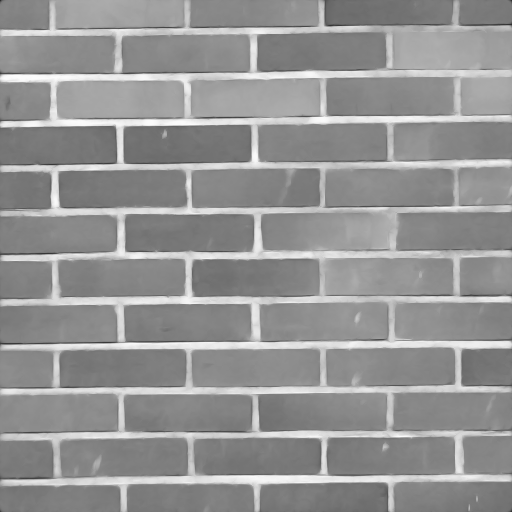
#> input picture schoolgraphs/UofT_Y1/MAT185_assignments/MAT185_Assignment_2_additional/image1.png, 512 x 512 px
$ jupyter execute Assignment2_SVD.ipynb
#> lines starting #> are read from the running program, lines starting #| are printed output that depends on the picture
[cell 1]
# notebook created Jan 2025
# by Philipp Seiler, University of Toronto Institute for Aerospace Studies
#
import numpy as np
import matplotlib.pyplot as plt
from PIL import Image

# Number of singular values to use when creating compressed image (try modifying it)
# base number was 30
k = 80

# Load and preprocess the image
A1 = Image.open('image1.png').convert('L')
#> A1 is the input picture: PIL image 512x512 L; min 46, max 252, mean 148.1
A1_array=np.array(A1)
print(len(A1_array))
#| 512
print(A1_array)
#> (printed output is left out)
A1_double = A1_array.astype(np.float64)

A2 = Image.open('image2.png').convert('L')
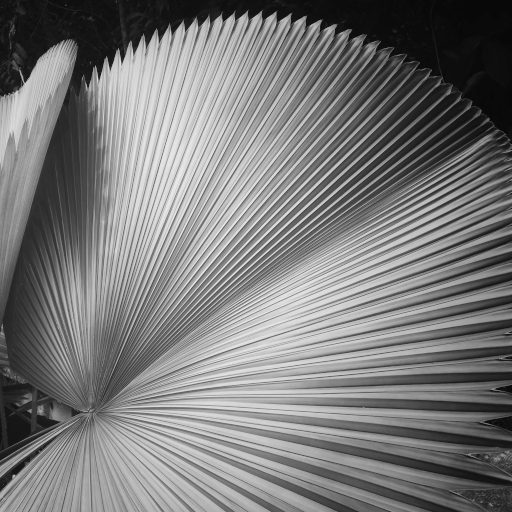
#> input picture schoolgraphs/UofT_Y1/MAT185_assignments/MAT185_Assignment_2_additional/image2.png, 512 x 512 px
#> A2 is the input picture: PIL image 512x512 L; min 7, max 236, mean 122
A2_array=np.array(A2)
A2_double = A2_array.astype(np.float64)

A3 = Image.open('image3.png').convert('L')
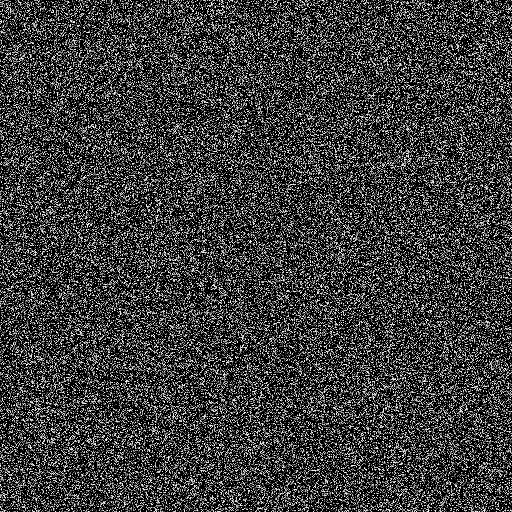
#> input picture schoolgraphs/UofT_Y1/MAT185_assignments/MAT185_Assignment_2_additional/image3.png, 512 x 512 px
#> A3 is the input picture: PIL image 512x512 L; min 0, max 255, mean 61.6
A3_array=np.array(A3)
A3_double = A3_array.astype(np.float64)

# Perform Singular Value Decomposition
U1, S1, Vt1 = np.linalg.svd(A1_double, full_matrices=False)
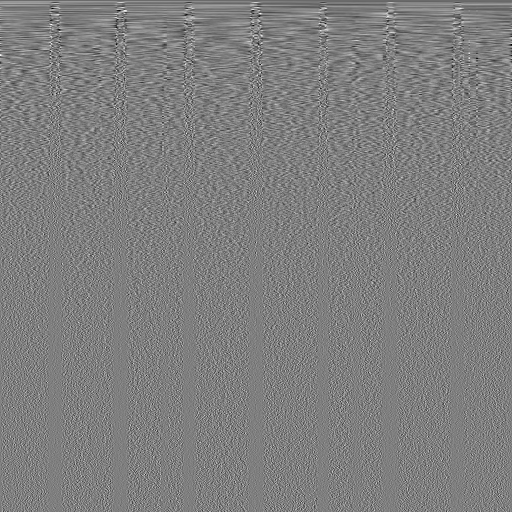
#> Vt1: shape (512, 512) float64; min -0.275, max 0.276, mean -8.9e-05; drawn with min black and max white
#> S1 = 512 values, max 76969.8 at index 0, min 0.00588 at index 511, mean 272.4
U2, S2, Vt2 = np.linalg.svd(A2_double, full_matrices=False)
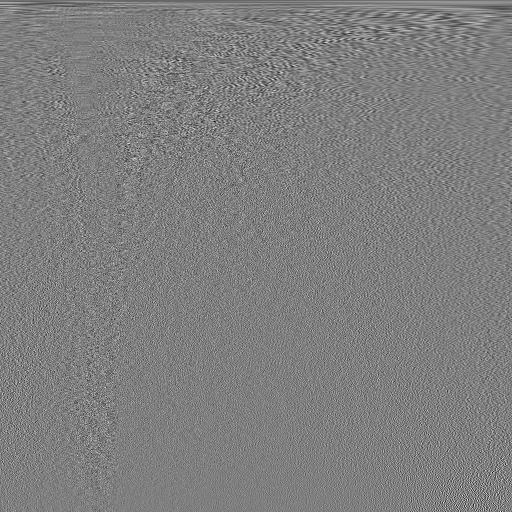
#> Vt2: shape (512, 512) float64; min -0.3, max 0.301, mean -8.69e-05; drawn with min black and max white
#> S2 = 512 values, max 66431 at index 0, min 0.0369 at index 511, mean 623.8
U3, S3, Vt3 = np.linalg.svd(A3_double, full_matrices=False)
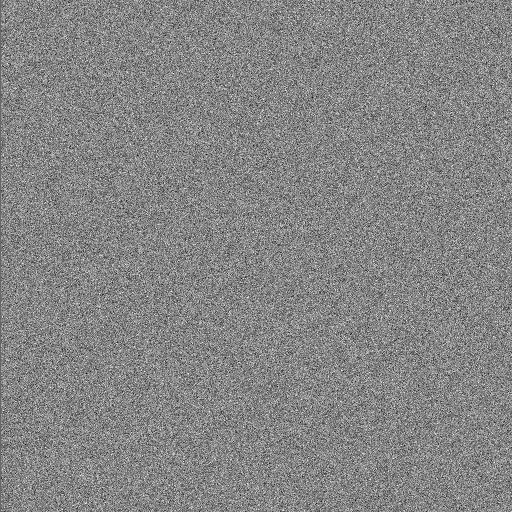
#> U3: shape (512, 512) float64; min -0.196, max 0.179, mean -7.63e-05; drawn with min black and max white
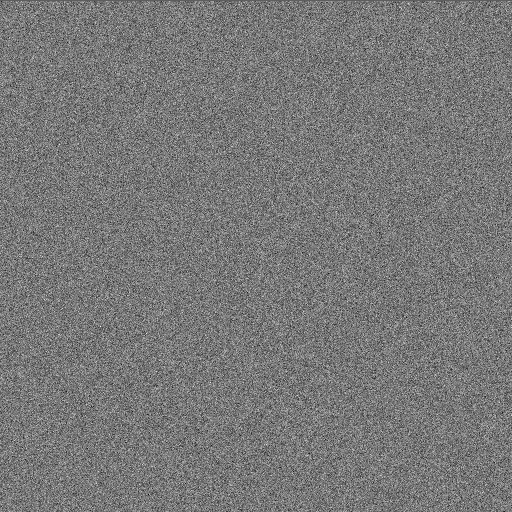
#> Vt3: shape (512, 512) float64; min -0.202, max 0.225, mean -9.07e-05; drawn with min black and max white
#> S3 = 512 values, max 31633 at index 0, min 5.9 at index 511, mean 1593

# Reconstruct the image using the top k singular values
A1_compressed = np.dot(U1[:, :k], np.dot(np.diag(S1[:k]), Vt1[:k, :]))
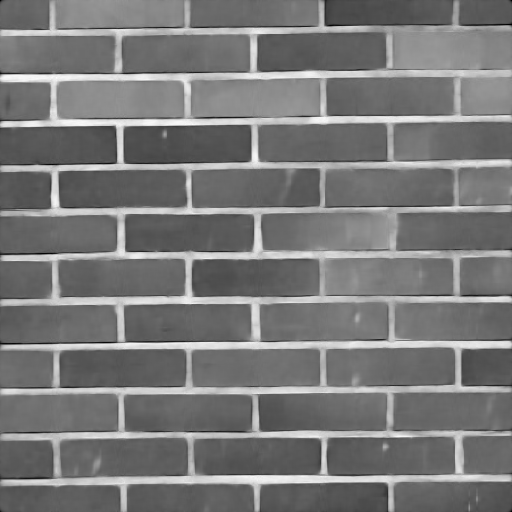
#> A1_compressed: shape (512, 512) float64; min 48.02, max 258.6, mean 148.1; drawn with min black and max white
A2_compressed = np.dot(U2[:, :k], np.dot(np.diag(S2[:k]), Vt2[:k, :]))
A3_compressed = np.dot(U3[:, :k], np.dot(np.diag(S3[:k]), Vt3[:k, :]))

# you can use this code for plotting:
plt.plot(S1, label = "image1")
plt.plot(S2, label = "image2")
plt.plot(S3, label = "image3")
plt.ylim(1E0)
plt.legend()
plt.yscale('log')
plt.savefig("sigma_i")
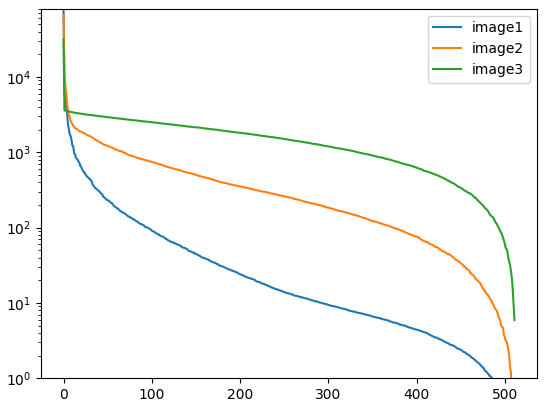
#> figure drawn by matplotlib, 1 panel; curve peaks at x = 0, y = 76969.8; curve peaks at x = 0, y = 66431; curve peaks at x = 0, y = 31633
plt.show()

# Display the original and compressed images
# STILL NEED TO EDIT THIS TO SHOW ALL IMAGES
fig, axs = plt.subplots(3, 2)

# plot size
fig.set_figheight(12)
fig.set_figwidth(8)

# plot
axs[0, 0].imshow(A1, cmap='gray')
axs[0, 1].imshow(A1_compressed, cmap='gray')
axs[1, 0].imshow(A2, cmap='gray')
axs[1, 1].imshow(A2_compressed, cmap='gray')
axs[2, 0].imshow(A3, cmap='gray')
axs[2, 1].imshow(A3_compressed, cmap='gray')

# Headers
cols = ["Original Image\n", f"Compressed image with {k} singular values\n"]
for ax, col in zip(axs[0], cols):
    ax.set_title(col)
rows = ['Image {}'.format(row) for row in ['1', '2', '3']]
for ax, row in zip(axs[:,0], rows):
    ax.set_ylabel(row, rotation=90, size='large')
#axs[2, 0].set(xlabel='Original Image', ylabel='image3')
'''
plt.figure(figsize=(10, 5))
plt.subplot(1, 2, 1)
plt.imshow(A1, cmap='gray')
plt.title('Original Image')
plt.subplot(1, 2, 2)
plt.imshow(A1_compressed, cmap='gray')
plt.title(f'Compressed image with {k} singular values')
'''

plt.show()

[cell 2]
# Number of singular values to use when creating compressed image (try modifying it)
# base number was 30
k = 30

# Load and preprocess the image
A1 = Image.open('image1.png').convert('L')
A1_array=np.array(A1)
print("A1")
print(A1_array.size)
#| 262144
print(A1_array)
#> (printed output is left out)
A1_double = A1_array.astype(np.float64)

A2 = Image.open('image2.png').convert('L')
A2_array=np.array(A2)
A2_double = A2_array.astype(np.float64)

A3 = Image.open('image3.png').convert('L')
A3_array=np.array(A3)
A3_double = A3_array.astype(np.float64)

# Perform Singular Value Decomposition
U1, S1, Vt1 = np.linalg.svd(A1_double, full_matrices=False)
U2, S2, Vt2 = np.linalg.svd(A2_double, full_matrices=False)
U3, S3, Vt3 = np.linalg.svd(A3_double, full_matrices=False)
#print(U1)
print("U1")
print(U1.size)
#| 262144
print(U1)
#> (printed output is left out)
print(U1[:, :k].size)
#| 15360

# Reconstruct the image using the top k singular values
A1_compressed = np.dot(U1[:, :k], np.dot(np.diag(S1[:k]), Vt1[:k, :]))
A2_compressed = np.dot(U2[:, :k], np.dot(np.diag(S2[:k]), Vt2[:k, :]))
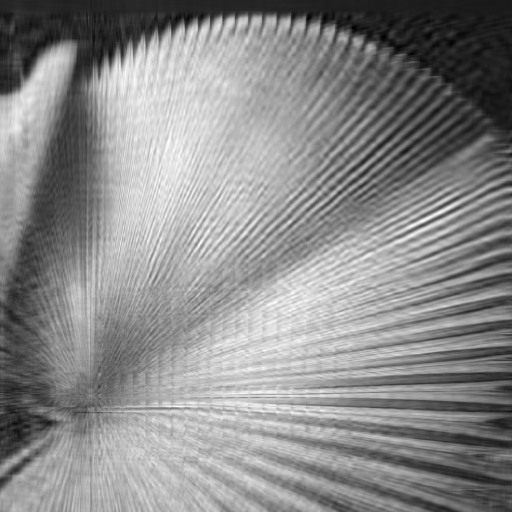
#> A2_compressed: shape (512, 512) float64; min -18.85, max 240.9, mean 122; drawn with min black and max white
A3_compressed = np.dot(U3[:, :k], np.dot(np.diag(S3[:k]), Vt3[:k, :]))
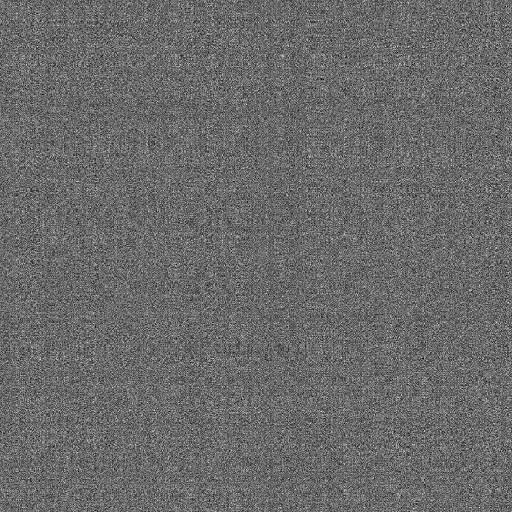
#> A3_compressed: shape (512, 512) float64; min -82.83, max 263.3, mean 61.6; drawn with min black and max white
print("A1_compressed:")
print(A1_compressed.size)
#| 262144
print(A1_compressed)
#> (printed output is left out)

# you can use this code for plotting:
#print(S1.size)
plt.plot(S1, label = "image1")
plt.plot(S2, label = "image2")
plt.plot(S3, label = "image3")
plt.ylim(1E0)
plt.legend()
plt.yscale('log')
plt.show()
